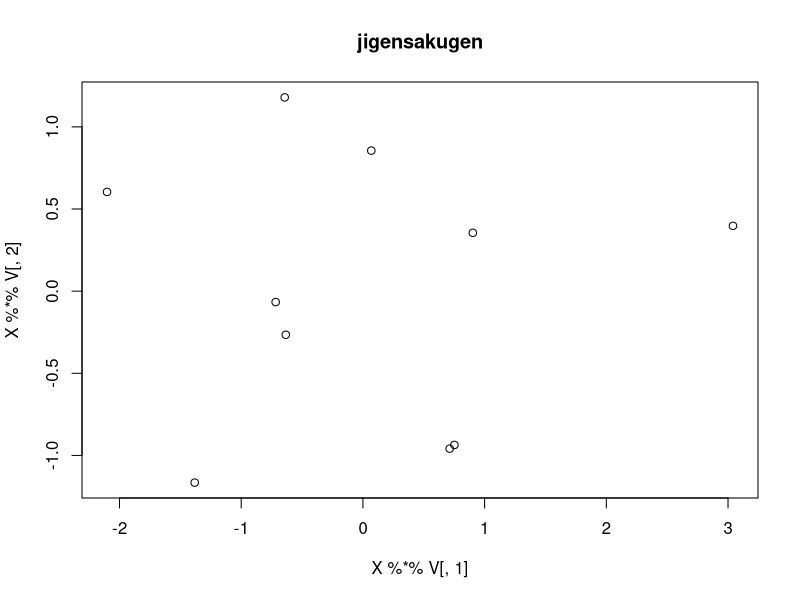

Generate this figure with R:
x1 <- c(0.966,0.207,-0.552,-0.931,0.587,1.55,-0.931,0.587,-1.69,0.207)
x2 <- c(0.619,-1.009,-0.358,-0.684,0.944,1.921,0.293,0.293,-1.335,-0.684)
x3 <- c(-0.474,-0.474,-1.684,0.735,-0.474,1.849,-0.474,0.735,-0.474,0.735)

X <- cbind(x1,x2,x3)

#共分散行列
R <- var(X)
print(R)

#主成分分析は、求める主成分の分散を最大化する問題を解くに等しい
#そのため、行列計算の性質を生かし、行列Rに対する固有値問題を解くに等しい
Eig <- eigen(R)

#固有値が合成変数の分散となる
print(Eig)
#固有値が対角要素とした対角行列を作成
# Eig の固有値が対角状に並ぶ。対角行列になる
D <- diag(Eig$values)
print(D)
#各固有値に対応する固有ベクトル
# これは、合成変数（主成分）の係数となる。Vとする。
#各固有ベクトルは長さ１に基準化されている
V <- Eig$vectors
#            V
#          [,1]       [,2]        [,3]
#[1,] 0.6254950 -0.2845735  0.72648048
#[2,] 0.6104604 -0.4013624 -0.68282230
#[3,] 0.4858951  0.8705895 -0.07732934

#主成分スコアを計算する　Tとする
T <- X %*% V
print(T)
#各主成分の分散が固有値
print(var(T[,1]))
print(var(T[,2]))
print(var(T[,3]))
#固有値問題を解いたので、RV＝VD となる

pca_result <- prcomp(X)
print(summary(pca_result))
print(pca_result$rotation)

print(X %*% V[,1])
print(X %*% V[,2])

plot(X %*% V[,1],
X %*% V[,2],
main="jigensakugen")

